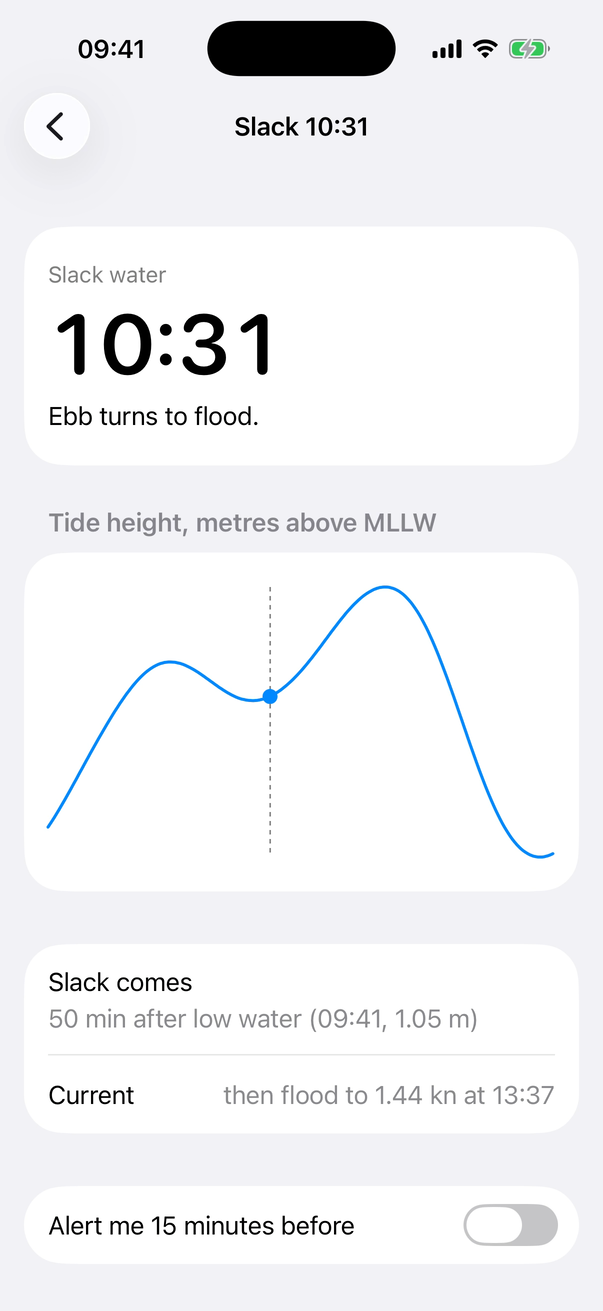
#> input picture etale-ios/before/detail.png, 603 x 1311 px; its folder holds 2 pictures in this run
$ python track.py ../before 1.0
#> lines starting #> are read from the running program, lines starting #| are printed output that depends on the picture; after the words box and inside, x2 and y2 are one past the last pixel; in counts of white or black regions, pixels touching at a corner belong together
# Tracks the blue tide curve (the tint colour) in each frame: python3 track.py <frames dir> <fps>
# Prints, per frame, the bounding box of the pixels close to the system blue, then counts direction reversals.
import sys, os
import numpy as np
from PIL import Image
d, fps = sys.argv[1], float(sys.argv[2])
fs = sorted(f for f in os.listdir(d) if f.endswith('.png'))
rows = []
for i, f in enumerate(fs):
    a = np.asarray(Image.open(os.path.join(d, f)).convert('RGB'), dtype=np.int16)
    m = (a[:, :, 2] > 200) & (a[:, :, 0] < 90) & (a[:, :, 1] > 90) & (a[:, :, 1] < 170)
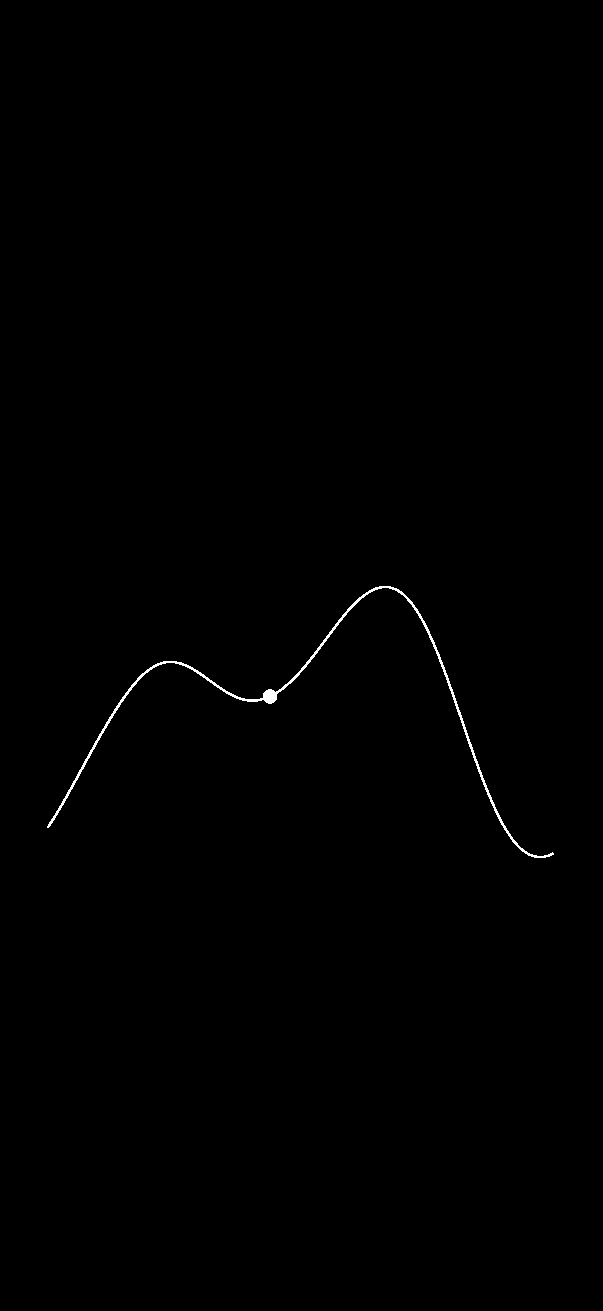
#> m: shape (1311, 603) bool; 0.29% white in thin lines or dots, all inside (x1, y1, x2, y2) = (47, 586, 554, 858)
    ys, xs = np.nonzero(m)
#> ys = 2259 values from 586 to 857; xs = 2259 values, max 553 at index 2198, min 47 at index 2094, mean 307.6
    if len(xs) < 50:
        rows.append((i, None))
        continue
    rows.append((i, (int(xs.min()), int(ys.min()), int(xs.max()), int(ys.max()))))
prev = None
for i, b in rows:
    print(f'{i:4d} {i / fps:6.3f}', b)
#> this loop made 1 pass
#> b on pass 1: (47, 586, 553, 857)
#|    0  0.000 (47, 586, 553, 857)
for axis, name in ((0, 'left x'), (1, 'top y')):
    vals = [b[axis] for _, b in rows if b]
    dirs = [np.sign(vals[k + 1] - vals[k]) for k in range(len(vals) - 1) if abs(vals[k + 1] - vals[k]) > 2]
    rev = sum(1 for k in range(len(dirs) - 1) if dirs[k] != dirs[k + 1])
    print(f'{name}: {len(vals)} samples, {len(dirs)} moves over 2 px, {rev} reversals, range {min(vals)}-{max(vals)}')
#> this loop made 2 passes
#> (vals, rev) on passes 1 to 2: ([47], 0), ([586], 0)
#| left x: 1 samples, 0 moves over 2 px, 0 reversals, range 47-47
#| top y: 1 samples, 0 moves over 2 px, 0 reversals, range 586-586
